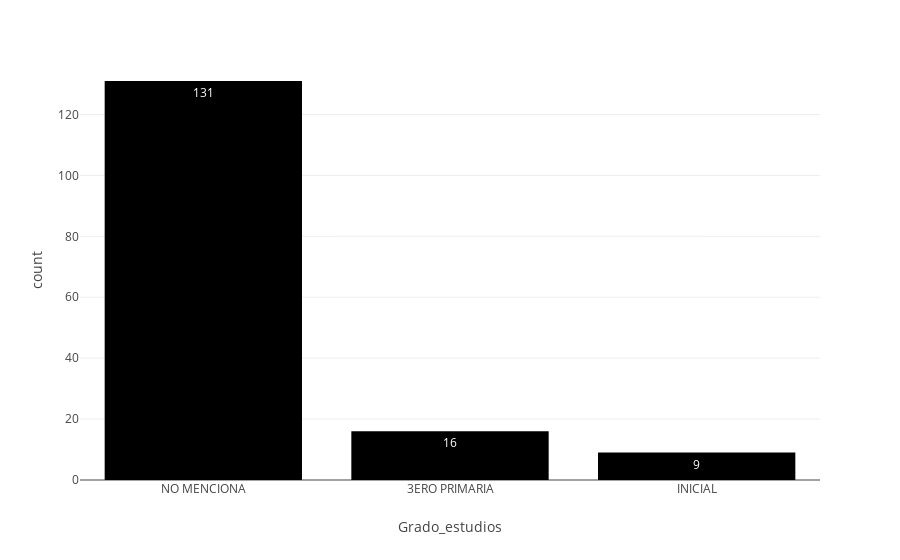

Here is the notebook cell this chart was saved with:
### Code cell
db2 = plot_Fig7(db)

fig_ge = px.histogram(db2, x="Grado_estudios", text_auto = True)
fig_ge.update_layout(bargap=0.2)

fig_ge.show()

### Figure 1 — Plotly figure (JSON) as saved in the notebook; plotly's stock layout.template omitted (floating-point values rounded to 4 significant figures; data arrays with more than 128 entries replaced by an {"elided": "..."} marker saying what was removed)
{"data": [{"alignmentgroup": "True", "bingroup": "x", "hovertemplate": "Grado_estudios=%{x}<br>count=%{y}<extra></extra>", "legendgroup": "", "marker": {"color": "#000001", "pattern": {"shape": ""}}, "name": "", "offsetgroup": "", "orientation": "v", "showlegend": false, "texttemplate": "%{value}", "type": "histogram", "x": {"elided": "156 str values"}, "xaxis": "x", "yaxis": "y"}], "layout": {"autosize": true, "bargap": 0.2, "barmode": "relative", "legend": {"tracegroupgap": 0}, "margin": {"t": 60}, "xaxis": {"anchor": "y", "autorange": true, "domain": [0, 1], "range": [-0.5, 2.5], "title": {"text": "Grado_estudios"}, "type": "category"}, "yaxis": {"anchor": "x", "autorange": true, "domain": [0, 1], "range": [0, 137.9], "title": {"text": "count"}}}}
